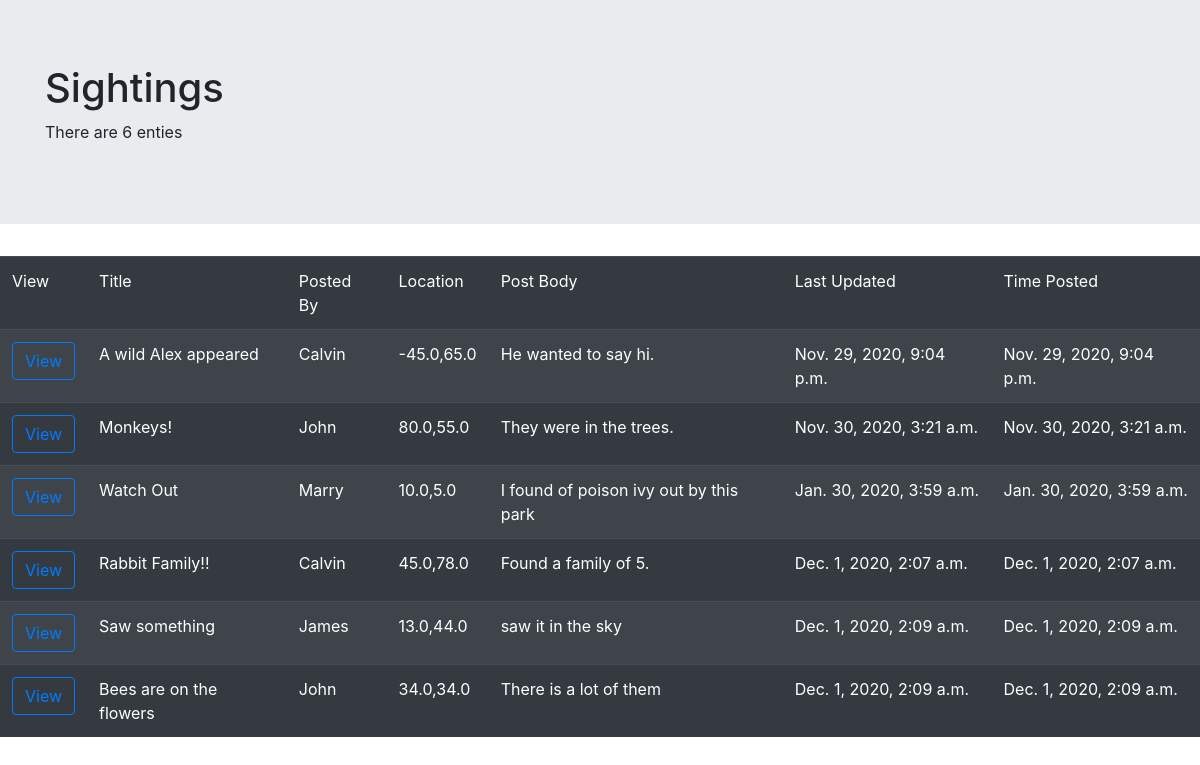
/sighting/, run on the app's committed database.
### natureBaseGUI/models.py (models this page shows, shortened)
class Sighting(models.Model):
    sightID = models.AutoField(primary_key=True)
    title = models.CharField(max_length=63)
    notes = models.CharField(max_length=255)
    latloc = models.FloatField()
    longloc = models.FloatField()
    lastUpdated = models.DateTimeField()
    timeRecorded = models.DateTimeField()
    sightedBy = models.ForeignKey(UserAccount, on_delete=models.CASCADE)
    partOfEvent = models.ForeignKey(Event,on_delete=models.CASCADE)

class UserAccount(models.Model):
    userId = models.AutoField(primary_key=True)
    username = models.CharField(max_length=32)
    password = models.CharField(max_length=255)
    lastUpdated = models.DateTimeField()
    def __str__(self):
        return self.username

### natureBaseGUI/views.py (the view)
# urls.py: path('sighting/', views.showAllSightings, name='sightings'),
def showAllSightings(request):
    context = {
        'entity_list': Sighting.objects.all(),
        'entity_name':'Sightings',
    }
    return render(request, 'listSightings.html', context)

### natureBaseGUI/templates/listSightings.html
{% extends "baseList.html" %}
{% block tableHead %}
<td >View</td>
<td >Title</td>
<td >Posted By</td>
<td >Location</td>
<td >Post Body</td>
<td >Last Updated</td>
<td >Time Posted</td>
{% endblock %}
{% block tableBody %}
    {% for entity in entity_list %}
    <tr>
    <td><a type="button" href="/sighting/{{ entity.sightID }}/" class="btn btn-outline-primary">View</a></td>
    <td >{{entity.title}}</td>
    <td >{{entity.sightedBy}}</td>
    <td >{{entity.latloc}},{{entity.longloc}}</td>
    <td >{{entity.notes}}</td>
    <td >{{entity.lastUpdated}}</td>
    <td >{{entity.timeRecorded}}</td>
    </tr>
    {% endfor %}
{% endblock %}

### data on the page
Sighting: title "A wild Alex appeared", sightedBy "Calvin", latloc "-45.0", longloc "65.0", notes "He wanted to say hi.", lastUpdated "Nov. 29, 2020, 9:04 p.m.", timeRecorded "Nov. 29, 2020, 9:04 p.m."
Sighting: title "Monkeys!", sightedBy "John", latloc "80.0", longloc "55.0", notes "They were in the trees.", lastUpdated "Nov. 30, 2020, 3:21 a.m.", timeRecorded "Nov. 30, 2020, 3:21 a.m."
Sighting: title "Watch Out", sightedBy "Marry", latloc "10.0", longloc "5.0", notes "I found of poison ivy out by this park", lastUpdated "Jan. 30, 2020, 3:59 a.m.", timeRecorded "Jan. 30, 2020, 3:59 a.m."
Sighting: title "Rabbit Family!!", sightedBy "Calvin", latloc "45.0", longloc "78.0", notes "Found a family of 5.", lastUpdated "Dec. 1, 2020, 2:07 a.m.", timeRecorded "Dec. 1, 2020, 2:07 a.m."
Sighting: title "Saw something", sightedBy "James", latloc "13.0", longloc "44.0", notes "saw it in the sky", lastUpdated "Dec. 1, 2020, 2:09 a.m.", timeRecorded "Dec. 1, 2020, 2:09 a.m."
Sighting: title "Bees are on the flowers", sightedBy "John", latloc "34.0", longloc "34.0", notes "There is a lot of them", lastUpdated "Dec. 1, 2020, 2:09 a.m.", timeRecorded "Dec. 1, 2020, 2:09 a.m."

### other printed values
{{ entity_name }} "Sightings"
{{ entity_list|length }} "6"
